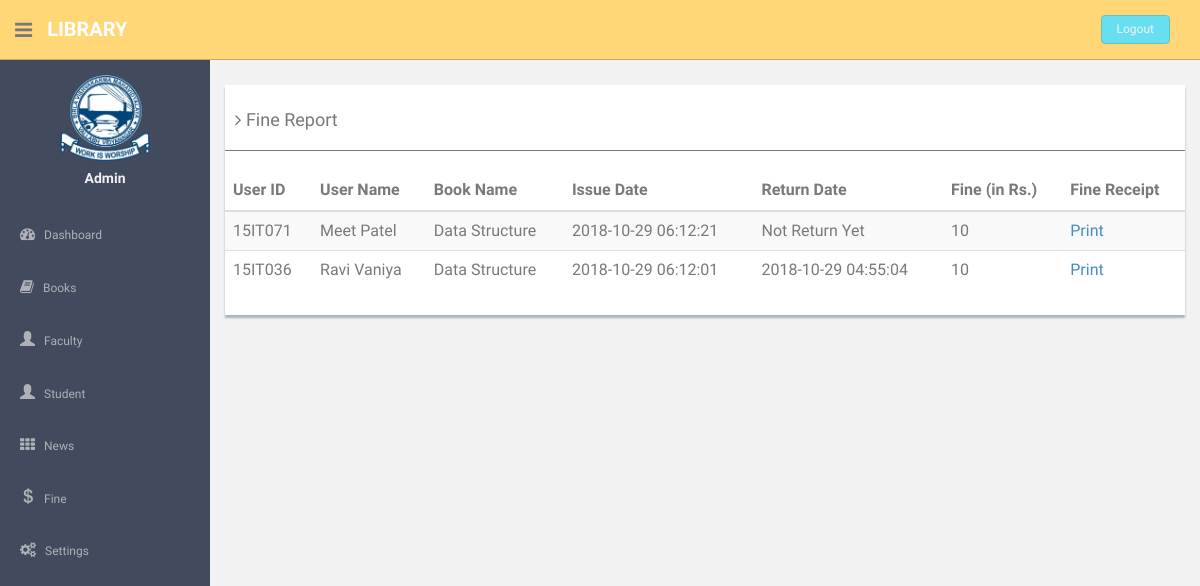
The page /fineReport.php (signed in) on the database its author committed.
### tables this page shows
CREATE TABLE IF NOT EXISTS `bookissue` (
`id` int(11) NOT NULL,
  `bookid` varchar(30) DEFAULT NULL,
  `userid` varchar(50) DEFAULT NULL,
  `issueDate` timestamp NULL DEFAULT CURRENT_TIMESTAMP,
  `returnDate` timestamp NULL DEFAULT NULL ON UPDATE CURRENT_TIMESTAMP,
  `returnStatus` int(1) NOT NULL,
  `fine` int(11) DEFAULT NULL,
  `count` int(2) NOT NULL
);

CREATE TABLE IF NOT EXISTS `student` (
  `s_id` varchar(10) NOT NULL,
  `name` varchar(30) NOT NULL,
  `email` varchar(100) NOT NULL,
  `mobile` varchar(10) NOT NULL,
  `address` varchar(50) NOT NULL,
  `semester` varchar(3) NOT NULL
);

CREATE TABLE IF NOT EXISTS `book` (
  `id` varchar(50) NOT NULL,
  `title` varchar(200) NOT NULL,
  `author` varchar(150) NOT NULL,
  `publisher` varchar(100) NOT NULL,
  `edition` varchar(50) NOT NULL,
  `volume` varchar(10) NOT NULL,
  `supplier` varchar(150) NOT NULL,
  `booktype` varchar(80) NOT NULL,
  `category` varchar(200) NOT NULL,
  `page` varchar(50) NOT NULL,
  `price` double NOT NULL
);

### fineReport.php (the view, shortened to what this page needs)
<?php
  if (isset($_SESSION['username'])) {
      include('includes/db_connection.php');
?>
<section id="main-content">
          <section class="wrapper">
              <div class="row mt">
                  <div class="col-md-12">
                      <div class="content-panel">
                        <?php
                          $q1="SELECT bookissue.id,bookissue.userid,book.title,bookissue.issueDate,bookissue.returnDate,bookissue.fine FROM bookissue JOIN book ON book.id=bookissue.bookid ORDER BY bookissue.id desc";
                          $e1=$connection->query($q1);
                          ?>
                          <table class="table table-striped table-advance table-hover table-responsive">
                          	<h4><i class="fa fa-angle-right"></i> Fine Report</h4>
	                  	  	  <hr>
                              <thead>
                              <tr>
                                  <th>User ID</th>
                                  <th>User Name</th>
                                  <th>Book Name</th>
                                  <th>Issue Date</th>
                                  <th>Return Date</th>
                                  <th>Fine (in Rs.)</th>
                                  <th>Fine Receipt</th>
                              </tr>
                              </thead>
                              <tbody>
                                <?php
                                  while($r=$e1->fetch_object()){
                                    if($r->fine > 0){
                                ?>
                              <tr>
                                  <td><?php echo $r->userid; ?></td>
                                  <td>
                                  	<?php
                                  	if (preg_match('/^[1-9]{2}IT[0-9]{3}/',$r->userid)){
                                  		$query = "SELECT name FROM student WHERE s_id = '$r->userid'";
                                  		$result = mysqli_query($connection,$query);
                                  		if(mysqli_num_rows($result) > 0){
                                  			while($row = mysqli_fetch_assoc($result)) {
                                  				$name = $row['name'];
                                  			}
                                  		}
                                  	}
                                  	echo $name;
                                  	?>
                                  </td>
                                  <td><?php echo $r->title; ?></td>
                                  <td><?php echo $r->issueDate; ?></td>
                                  <td><?php if($r->returnDate == "") { echo htmlentities("Not Return Yet"); } else { echo htmlentities($r->returnDate); } ?></td>
                                  <td><?php echo $r->fine; ?></td>
                                  <td><a href="receipt.php?id=<?php echo $r->userid; ?>" target="popup" onclick="window.open('receipt.php?id=<?php echo $r->userid; ?>','Receipt','width=600,height=650')">Print</a></td>
                              </tr>
                              <?php
                                  }}
                                ?>
                              </tbody>
                          </table>
                          </div>
                  </div>
              </div>
		</section><! --/wrapper -->
      </section>
<?php }else{
  header('Location: index.php');
}?>

### assets/css/style.css (style rules this page uses)
body { color: #797979; background: #f2f2f2; font-family: 'Ruda', sans-serif; padding: 0px !important; margin: 0px !important; font-size:13px; }
ul li { list-style: none; }
a, a:hover, a:focus { text-decoration: none; outline: none; }
#container { width: 100%; height: 100%; }
hr { margin-top: 20px; margin-bottom: 20px; border: 0; border-top: 1px solid #797979; }
.centered { text-align: center; }
.mt { margin-top: 25px; }
ul.top-menu > li > .logout { color: #f2f2f2; font-size: 12px; border-radius: 4px; -webkit-border-radius: 4px; border: 1px solid #64c3c2 !important; padding: 5px 15px; margin-right: 15px; background: #68dff0; margin-top: 15px; }
#sidebar { width: 210px; height: 100%; position: fixed; background: #424a5d; }
#sidebar h5 { color: #f2f2f2; font-weight: 700; }
#sidebar ul li { position: relative; }
ul.sidebar-menu , ul.sidebar-menu li ul.sub { margin: -2px 0 0; padding: 0; }
ul.sidebar-menu { margin-top: 75px; }
ul.sidebar-menu li { margin-bottom: 5px; margin-left:10px; margin-right:10px; }
ul.sidebar-menu li.sub-menu { line-height: 15px; }
ul.sidebar-menu li a span { display: inline-block; }
ul.sidebar-menu li a { color: #aeb2b7; text-decoration: none; display: block; padding: 15px 0 15px 10px; font-size: 12px; outline: none; -webkit-transition: all 0.3s ease; -moz-transition: all 0.3s ease; -o-transition: all 0.3s ease; -ms-transition: all 0.3s ease; transition: all 0.3s ease; }
ul.sidebar-menu li a i { font-size: 15px; padding-right: 6px; }
#main-content { margin-left: 210px; }
.header, .footer { min-height: 60px; padding: 0 15px; }
.header { position: fixed; left: 0; right: 0; z-index: 1002; }
.black-bg { background: #ffd777; border-bottom: 1px solid #c9aa5f; }
.wrapper { display: inline-block; margin-top: 60px; padding-left: 15px; padding-right: 15px; padding-bottom: 15px; padding-top: 0px; width: 100%; }
a.logo { font-size: 20px; color: #ffffff; float: left; margin-top: 15px; text-transform: uppercase; }
a.logo b { font-weight: 900; }
#top_menu .nav > li, ul.top-menu > li { float: left; }
ul.top-menu > li > a { color: #666666; font-size: 16px; border-radius: 4px; -webkit-border-radius: 4px; border:1px solid #666666 !important; padding: 2px 6px; margin-right: 15px; }
.sidebar-toggle-box { float: left; padding-right: 15px; margin-top: 20px; }
.sidebar-toggle-box .fa-bars { cursor: pointer; display: inline-block; font-size: 20px; }
.content-panel { background: #ffffff; box-shadow: 0px 3px 2px #aab2bd; padding-top: 15px; padding-bottom: 5px; }
.content-panel h4 { margin-left: 10px; }

### rows shown on the page
bookissue: userid "15IT071", student.name "Meet Patel", bookid.title "Data Structure", issueDate "2018-10-29 06:12:21", fine "10"
bookissue: userid "15IT036", student.name "Ravi Vaniya", bookid.title "Data Structure", issueDate "2018-10-29 06:12:01", returnDate "2018-10-29 04:55:04", fine "10"
